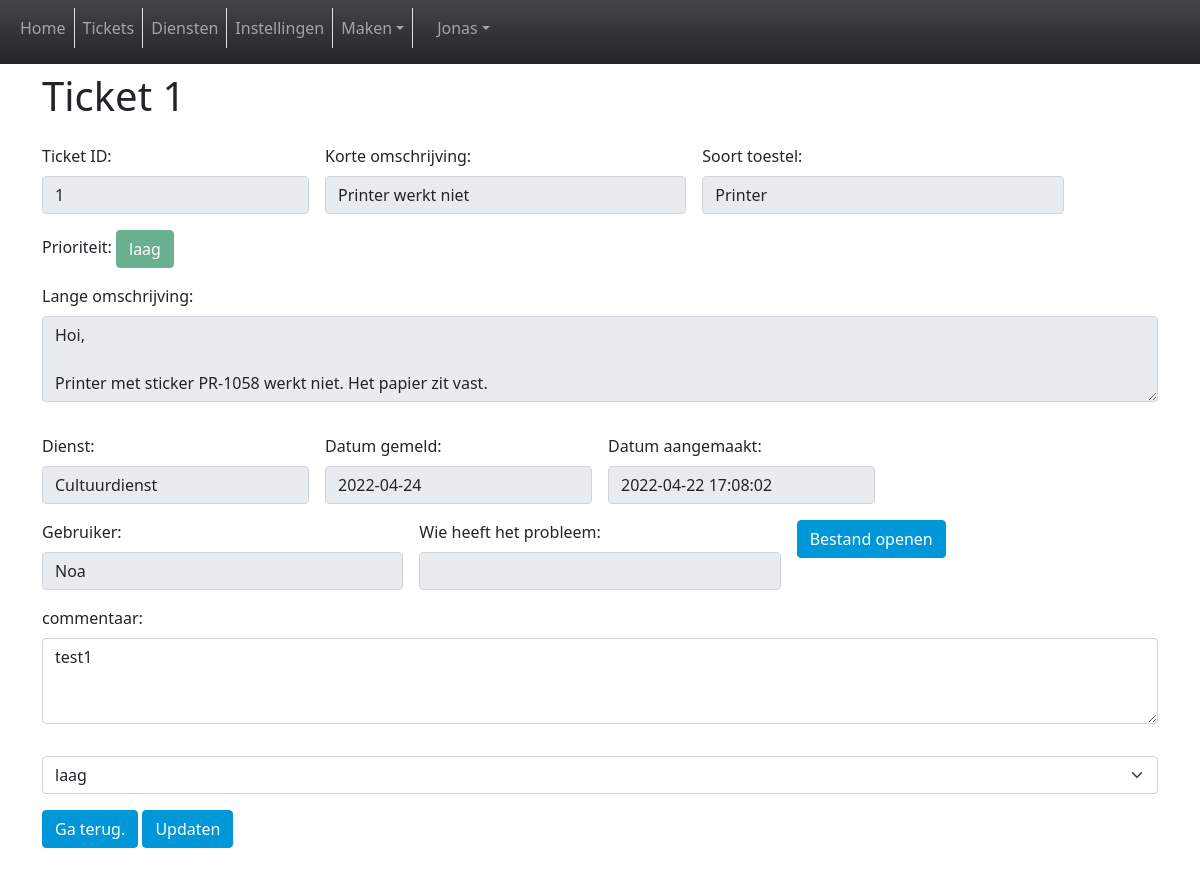
/ticket.php?id=1 (signed in), run on the app's committed database.
### tables this page shows
CREATE TABLE `tickets` (
  `ticket_id` int(11) NOT NULL,
  `ticket_korte_omschrijving` varchar(128) NOT NULL,
  `ticket_lange_omschrijving` varchar(1000) NOT NULL,
  `ticket_prioriteit` int(11) NOT NULL DEFAULT '1',
  `ticket_toestel` varchar(1000) NOT NULL,
  `ticket_dienst` int(11) DEFAULT '1',
  `ticket_datum_gemeld` date NOT NULL,
  `ticket_filepath` varchar(600) NOT NULL,
  `ticket_datum_aangemaakt` timestamp NOT NULL DEFAULT CURRENT_TIMESTAMP,
  `ticket_commentaar` varchar(1000) NOT NULL,
  `ticket_user` int(11) NOT NULL DEFAULT '2'
);

CREATE TABLE `prioriteiten` (
  `prioriteitId` int(11) NOT NULL,
  `prioriteit` varchar(1000) NOT NULL,
  `prioriteit_kleur` varchar(100) NOT NULL COMMENT 'Hier kan je de kleur van een bootstrap button ingeven\r\nZie https://getbootstrap.com/docs/5.1/components/buttons/'
);

CREATE TABLE `diensten` (
  `dienstID` int(11) NOT NULL,
  `dienst` varchar(150) NOT NULL,
  `dienst_time_aangemaakt` datetime NOT NULL DEFAULT CURRENT_TIMESTAMP
);

CREATE TABLE `users` (
  `usersId` int(11) NOT NULL,
  `usersName` varchar(128) NOT NULL,
  `usersFname` varchar(128) NOT NULL,
  `usersEmail` varchar(128) NOT NULL,
  `usersUid` varchar(128) NOT NULL,
  `usersRol` int(11) NOT NULL,
  `usersPwd` varchar(128) NOT NULL
);

### ticket.php (the view, shortened to what this page needs)
<?php
include_once 'includes/dbh.inc.php';
if (!empty($_GET['id'])) {
  $id = $_GET['id'];
}
?>
<!DOCTYPE html>
<html lang="nl">
<head>
  <?php include 'components/head-tags.php';
  include 'components/header.php';
  $sql = "SELECT `tickets`.*, `prioriteiten`.*, `diensten`.`dienst`, `users`.*
  FROM `tickets`
    LEFT JOIN `prioriteiten` ON `tickets`.`ticket_prioriteit` = `prioriteiten`.`prioriteitId`
    LEFT JOIN `diensten` ON `tickets`.`ticket_dienst` = `diensten`.`dienstID`
            LEFT JOIN `users` ON `tickets`.`ticket_user` = `users`.`usersId`
            WHERE ticket_id='$id';";
  $result = mysqli_query($conn, $sql);
  ?>
</head>
<body onload="init()">
  <main>
    <div class="container py-3">
      <form class="row g-3" method="POST" action="includes/ticket-update.php">
        <?php
        while ($row = mysqli_fetch_assoc($result)) {
        ?>
          <h1>Ticket <?php echo $id ?></h1>
          <div class="col-md-3">
            <label for="ID" class="form-label">Ticket ID:</label>
            <input type="text" class="form-control" id="ticket_id" name="ticket_id" value="<?php echo $row['ticket_id'] ?>" readonly>
          </div>
          <div class="col-md-4">
            <label for="inputPassword4" class="form-label">Korte omschrijving:</label>
            <input type="text" class="form-control" id="inputPassword4" value="<?php echo $row['ticket_korte_omschrijving'] ?>" readonly>
          </div>
          <div class="col-md-4">
            <label for="toestel" class="form-label">Soort toestel:</label>
            <input type="text" class="form-control" id="toestel" name="toestel" value="<?php echo $row['ticket_toestel'] ?>" readonly>
          </div>
          <div class="col-md-4">
            <label for="toestel" class="form-label">Prioriteit:</label>
            <td><button type="button" class="btn btn-<?php echo $row['prioriteit_kleur'] ?>" disabled><?php echo $row['prioriteit'] ?></button></td>
          </div>
          <div class="mb-3">
            <label for="lOmschrijving" class="form-label">Lange omschrijving:</label>
            <textarea class="form-control" name="lange-omschrijving" id="lOmschrijving" rows="3" readonly><?php echo $row['ticket_lange_omschrijving'] ?></textarea>
          </div>
          <div class="col-md-3">
            <label for="ID" class="form-label">Dienst:</label>
            <input type="text" class="form-control" id="ID" name="dienst" value="<?php echo $row['dienst'] ?>" readonly>
          </div>
          <div class="col-md-3">
            <label for="ID" class="form-label">Datum gemeld:</label>
            <input type="text" class="form-control" id="ID" name="date" value="<?php echo $row['ticket_datum_gemeld'] ?>" readonly>
          </div>
          <div class="col-md-3">
            <label for="ID" class="form-label">Datum aangemaakt:</label>
            <input type="text" class="form-control" id="ID" name="date" value="<?php echo $row['ticket_datum_aangemaakt'] ?>" readonly>
          </div>
          <div class="col-md-4">
            <label for="toestel" class="form-label">Gebruiker:</label>
            <input type="text" class="form-control" id="toestel" name="toestel" value="<?php echo $row['usersFname'] ?>" readonly>
          </div>
          <div class="col-md-4">
            <label for="toestel" class="form-label">Wie heeft het probleem:</label>
            <input type="text" class="form-control" id="toestel" name="toestel" value="<?php echo $row['ticket_user_probleem'] ?>" readonly>
          </div>
          <?php
          if ($row['ticket_filepath'] != "uploads/nofile.php") {
          ?>
            <div class="col-md-3">
              <a href=<?php echo $row['ticket_filepath'] ?> class="btn btn-primary" tabindex="-1" role="button" target="_blank" rel="noopener noreferrer">Bestand openen</a>
            </div>
          <?php
          }
          ?>
          <div class="mb-3">
            <label for="commentaar" class="form-label">commentaar:</label>
            <textarea class="form-control" name="commentaar" id="commentaar" rows="3"><?php echo $row['ticket_commentaar'] ?></textarea>
          </div>
          <div class="mb-3">
            <?php
            $sql = "SELECT * FROM prioriteiten;";
            $result = mysqli_query($conn, $sql);
            $resultCheck = mysqli_num_rows($result);
            ?>
            <select class="form-select mb-3" aria-label="Default select example" name="newprio" id="newprio" required>
              <?php
              if ($resultCheck > 0) {
                while ($row = mysqli_fetch_assoc($result)) {
              ?>
                  <option value="<?php echo $row['prioriteitId'] ?>"><?php echo $row['prioriteit'] ?></option>
              <?php
                }
              }
              ?>
            </select>
            <div class="col-12">
              <a href="tickets.php" class="btn btn-primary" tabindex="-1" role="button">Ga terug.</a>
              <button type="submit" class="btn btn-primary" name="submit">Updaten</button>
            </div>
      </form>
    <?php } ?>
    </div>
  </main>
</body>
</html>

### huisstijl/huiststijl.css (style rules this page uses)
:root { --hs-blauw: #0097d8; --hs-grijs: #4b565c; --hs-geel: #fdc51e; --hs-groen: #70b52b; --hs-paars: #644595; --hs-rood: #e32312; --hs-donker-blauw: #3075ba; --hs-donker-geel: #c96d13; --hs-donker-groen: #2b9687; --hs-donker-paars: #972b85; --hs-donker-rood: #8b1812; --hs-donker-blauw-hover: }
.btn-primary { color: #fff; background-color: var(--hs-blauw); border-color: var(--hs-blauw); }
html, body { overflow-x: hidden; }
body { padding-top: 56px; }

### data on the page
tickets: ticket_id "1", ticket_korte_omschrijving "Printer werkt niet", toestel "Printer", ticket_prioriteit.prioriteit "laag", lange-omschrijving "Hoi, Printer met sticker PR-1058 werkt niet. Het papier zit vast.", dienst "Cultuurdienst", date "2022-04-24", date "2022-04-22 17:08:02", toestel "Noa", commentaar "test1"

### other printed values
$_SESSION["usersFname"] "Jonas"
form field newprio "laag"
